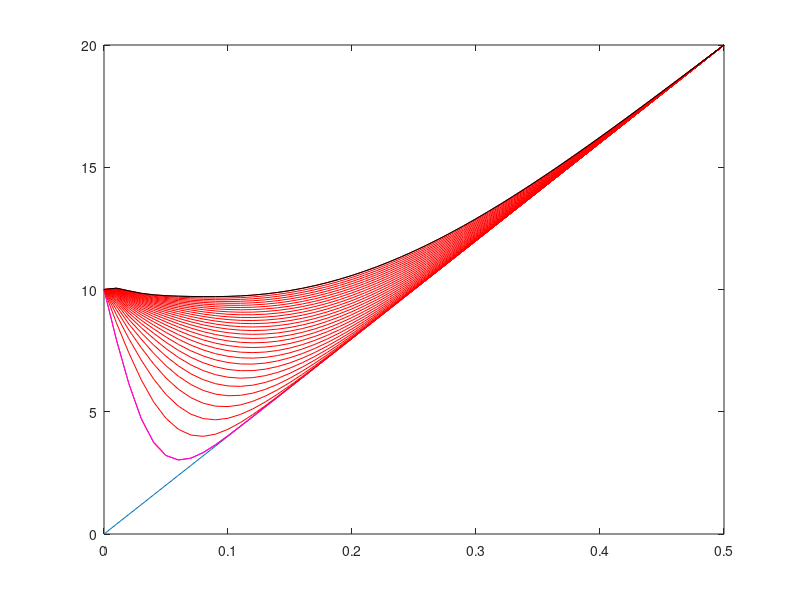

Source code (MATLAB):
function ret = zakianmethod()
global x

a=[(1.283767675e+1)+i*1.666063445,(1.222613209e+1)+i*5.012718792,...
    (1.09343031e+1)+i*8.40967312,8.77643472+i*1.19218539e+1,...
    5.22545336+i*1.57295290e+1];

K=[(-3.69020821e+4)+i*1.96990426e+5,(6.12770252e+4)-i*9.54086255e+4,...
      -(2.89165629e+4)+i*1.81691853e+4,(4.65536114e+3)-i*1.90152864,...
      -(1.18741401e+2)-i*1.41303691e+2];

x = [0:0.01:0.5]';

figure(3)
plot(x, 2*x*20)
hold on

for t = 1000:1000:30000
  
  fval = zeros(size(x,1),1);

  for n = 1:5
    fval = fval + real(K(n)*Fs(a(n)/t));
  end
  
  fval = 2*fval/t;

  plot(x,fval, 'r')
  if(t == 1000)
    plot(x,fval, 'm')
  end
end

plot(x,fval, 'k')
hold off

function val = Fs(s)
global x
Tu = 10;
T0 = 0;
Ti = 20;
L = 0.5;
alpha = 5.2e-7;

val = (Tu-T0)*sinh((L-x)*sqrt(s/alpha))/(s*sinh(L*sqrt(s/alpha))) + ...
      (Ti-T0)*x/(s*L) + T0/s;


function fun = func(t)

fun = t.^2+2;